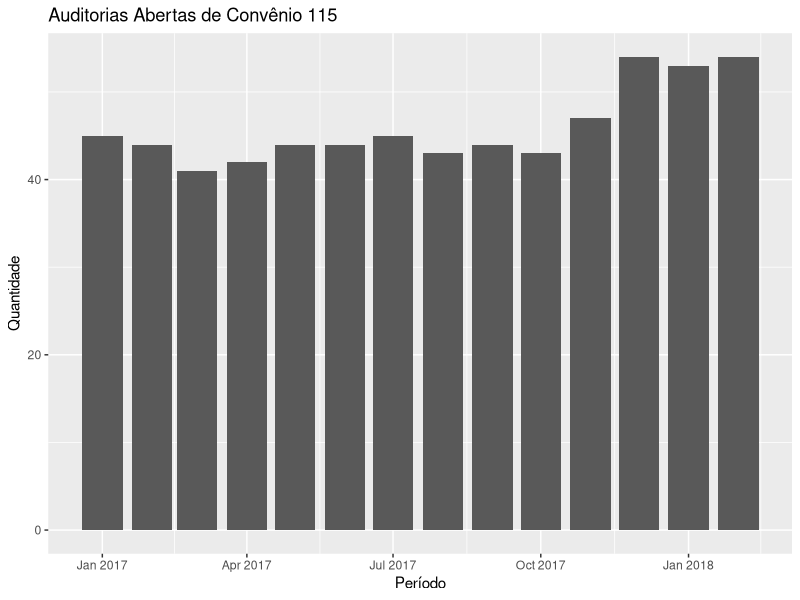
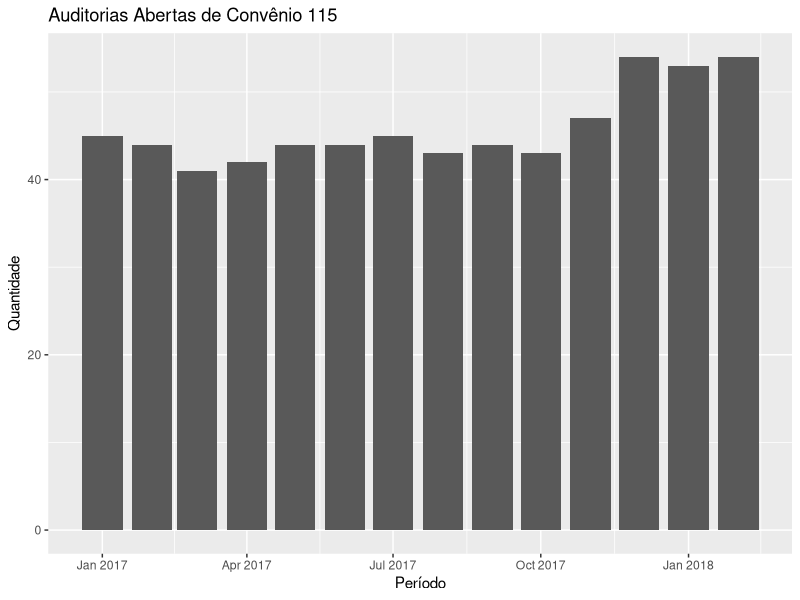

These figures' R source, in order:

# load Excel file
install.packages("readxl")
library(readxl)

??readxl
dir()
open_adts <- read_excel("adt_data.xlsx", sheet = 1)
class(open_adts)
attach(open_adts)

# prepate data set
install.packages("tidyr")
library(tidyr)
?tidyr
?separate

install.packages("dplyr")
library(dplyr)
?dplyr
?mutate

install.packages("lubridate")
library(lubridate)
?lubridate

str(open_adts)

open_adts2 <- open_adts %>%
  separate(col = ANO_MES, into = c("ANO", "MES"), sep = 4) %>%
  mutate(ANO_MES = ymd(paste(ANO, MES, "01", sep="-")))

open_adts2


# plot chart
install.packages("ggplot2")
library(ggplot2)
?ggplot
?geom_bar
ggplot(open_adts2) + 
  geom_bar(aes(x=ANO_MES, weight=CV115_Abertas)) +
  xlab("Período") +
  ylab("Quantidade") +
  ggtitle("Auditorias Abertas de Convênio 115")
  #+ labs(title = "Auditorias Abertas de Convênio 115", x = "Período", y = "Quantidade")

ggplot(open_adts2) + 
  geom_bar(aes(x=ANO_MES, weight=CV115_Abertas)) +
  labs(title = "Auditorias Abertas de Convênio 115", x = "Período", y = "Quantidade")

